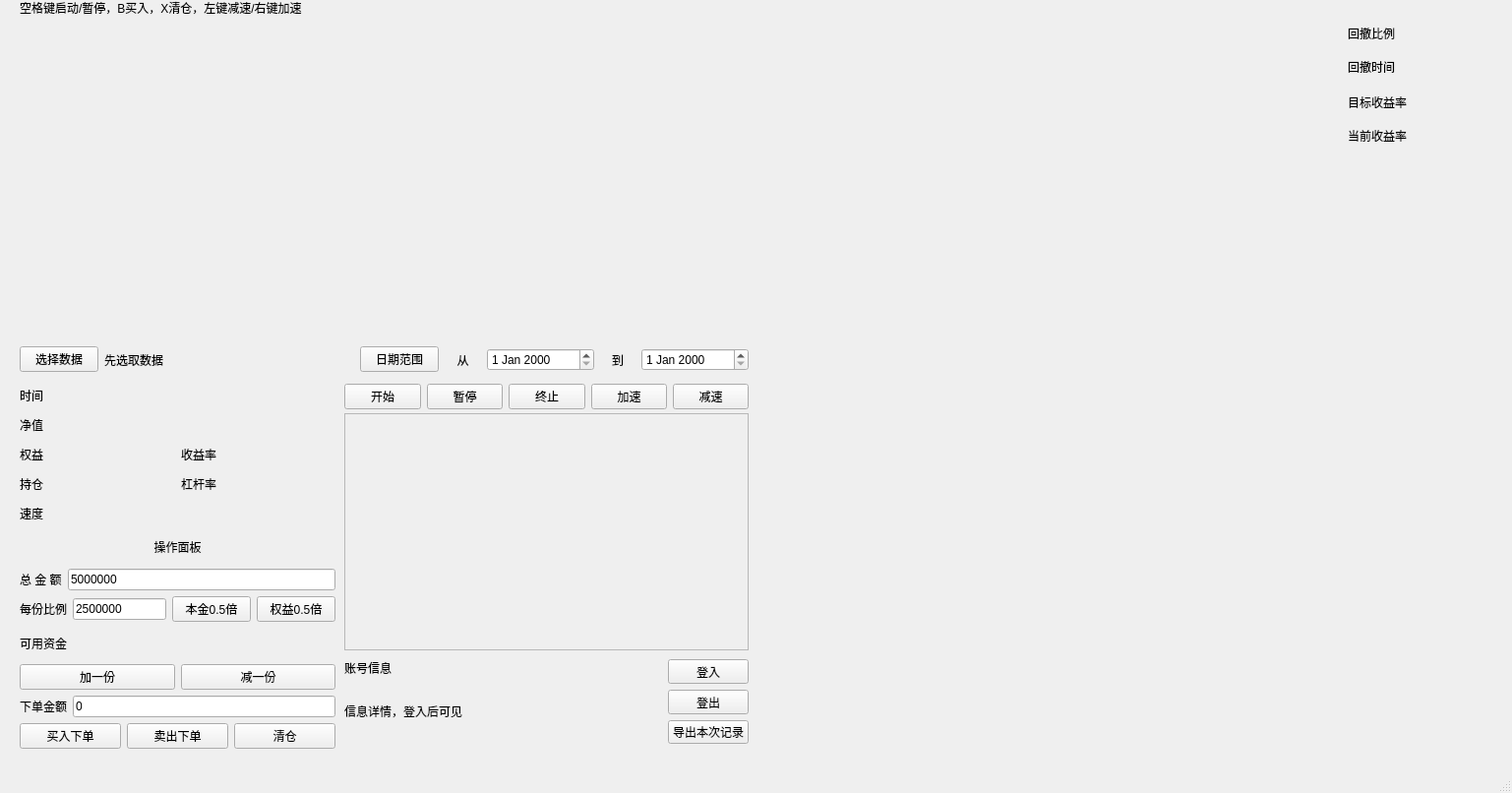
<?xml version="1.0" encoding="UTF-8"?>
<ui version="4.0">
 <class>MainWindow</class>
 <widget class="QMainWindow" name="MainWindow">
  <property name="geometry">
   <rect>
    <x>0</x>
    <y>0</y>
    <width>1537</width>
    <height>806</height>
   </rect>
  </property>
  <property name="windowTitle">
   <string>定投训练工具</string>
  </property>
  <widget class="QWidget" name="centralwidget">
   <widget class="QWidget" name="verticalLayoutWidget">
    <property name="geometry">
     <rect>
      <x>20</x>
      <y>20</y>
      <width>741</width>
      <height>321</height>
     </rect>
    </property>
    <layout class="QVBoxLayout" name="plot_view"/>
   </widget>
   <widget class="QWidget" name="layoutWidget">
    <property name="geometry">
     <rect>
      <x>350</x>
      <y>390</y>
      <width>411</width>
      <height>26</height>
     </rect>
    </property>
    <layout class="QHBoxLayout" name="horizontalLayout">
     <item>
      <widget class="QPushButton" name="btn_start">
       <property name="text">
        <string>开始</string>
       </property>
      </widget>
     </item>
     <item>
      <widget class="QPushButton" name="btn_pause">
       <property name="text">
        <string>暂停</string>
       </property>
      </widget>
     </item>
     <item>
      <widget class="QPushButton" name="btn_quit">
       <property name="text">
        <string>终止</string>
       </property>
      </widget>
     </item>
     <item>
      <widget class="QPushButton" name="btn_fast">
       <property name="text">
        <string>加速</string>
       </property>
      </widget>
     </item>
     <item>
      <widget class="QPushButton" name="btn_slow">
       <property name="text">
        <string>减速</string>
       </property>
      </widget>
     </item>
    </layout>
   </widget>
   <widget class="QWidget" name="verticalLayoutWidget_2">
    <property name="geometry">
     <rect>
      <x>770</x>
      <y>20</y>
      <width>591</width>
      <height>321</height>
     </rect>
    </property>
    <layout class="QVBoxLayout" name="plot_view_mini"/>
   </widget>
   <widget class="QWidget" name="verticalLayoutWidget_3">
    <property name="geometry">
     <rect>
      <x>20</x>
      <y>390</y>
      <width>321</width>
      <height>144</height>
     </rect>
    </property>
    <layout class="QVBoxLayout" name="verticalLayout_2">
     <item>
      <layout class="QHBoxLayout" name="horizontalLayout_8" stretch="0,1">
       <item>
        <widget class="QLabel" name="label_8">
         <property name="text">
          <string>时间</string>
         </property>
        </widget>
       </item>
       <item>
        <widget class="QLabel" name="lb_time">
         <property name="minimumSize">
          <size>
           <width>156</width>
           <height>0</height>
          </size>
         </property>
         <property name="text">
          <string/>
         </property>
        </widget>
       </item>
      </layout>
     </item>
     <item>
      <layout class="QHBoxLayout" name="horizontalLayout_9" stretch="0,1">
       <item>
        <widget class="QLabel" name="label_7">
         <property name="text">
          <string>净值</string>
         </property>
        </widget>
       </item>
       <item>
        <widget class="QLabel" name="lb_max_drawdown">
         <property name="minimumSize">
          <size>
           <width>156</width>
           <height>0</height>
          </size>
         </property>
         <property name="text">
          <string/>
         </property>
        </widget>
       </item>
      </layout>
     </item>
     <item>
      <layout class="QHBoxLayout" name="horizontalLayout_10" stretch="1,3,1,3">
       <item>
        <widget class="QLabel" name="label_9">
         <property name="text">
          <string>权益</string>
         </property>
        </widget>
       </item>
       <item>
        <widget class="QLabel" name="lb_profit">
         <property name="text">
          <string/>
         </property>
        </widget>
       </item>
       <item>
        <widget class="QLabel" name="label_14">
         <property name="text">
          <string>收益率</string>
         </property>
        </widget>
       </item>
       <item>
        <widget class="QLabel" name="lb_profit_rate">
         <property name="text">
          <string/>
         </property>
        </widget>
       </item>
      </layout>
     </item>
     <item>
      <layout class="QHBoxLayout" name="horizontalLayout_11" stretch="1,3,1,3">
       <item>
        <widget class="QLabel" name="label_10">
         <property name="text">
          <string>持仓</string>
         </property>
        </widget>
       </item>
       <item>
        <widget class="QLabel" name="lb_holding_money">
         <property name="text">
          <string/>
         </property>
        </widget>
       </item>
       <item>
        <widget class="QLabel" name="label_12">
         <property name="text">
          <string>杠杆率</string>
         </property>
        </widget>
       </item>
       <item>
        <widget class="QLabel" name="lb_level_rate">
         <property name="text">
          <string/>
         </property>
        </widget>
       </item>
      </layout>
     </item>
     <item>
      <layout class="QHBoxLayout" name="horizontalLayout_14" stretch="1,4">
       <item>
        <widget class="QLabel" name="label_6">
         <property name="text">
          <string>速度</string>
         </property>
        </widget>
       </item>
       <item>
        <widget class="QLabel" name="lb_speed">
         <property name="text">
          <string/>
         </property>
        </widget>
       </item>
      </layout>
     </item>
    </layout>
   </widget>
   <widget class="QWidget" name="verticalLayoutWidget_4">
    <property name="geometry">
     <rect>
      <x>1370</x>
      <y>20</y>
      <width>161</width>
      <height>61</height>
     </rect>
    </property>
    <layout class="QVBoxLayout" name="verticalLayout_3">
     <item>
      <layout class="QHBoxLayout" name="horizontalLayout_13" stretch="1,3">
       <item>
        <widget class="QLabel" name="label_13">
         <property name="text">
          <string>回撤比例</string>
         </property>
        </widget>
       </item>
       <item>
        <widget class="QLabel" name="lb_drawback_rate">
         <property name="text">
          <string/>
         </property>
        </widget>
       </item>
      </layout>
     </item>
     <item>
      <layout class="QHBoxLayout" name="horizontalLayout_12" stretch="1,3">
       <item>
        <widget class="QLabel" name="label_11">
         <property name="text">
          <string>回撤时间</string>
         </property>
        </widget>
       </item>
       <item>
        <widget class="QLabel" name="lb_drawback_time">
         <property name="text">
          <string/>
         </property>
        </widget>
       </item>
      </layout>
     </item>
    </layout>
   </widget>
   <widget class="QWidget" name="verticalLayoutWidget_5">
    <property name="geometry">
     <rect>
      <x>770</x>
      <y>530</y>
      <width>591</width>
      <height>221</height>
     </rect>
    </property>
    <layout class="QVBoxLayout" name="plot_view_profit"/>
   </widget>
   <widget class="QTextEdit" name="te_output">
    <property name="enabled">
     <bool>false</bool>
    </property>
    <property name="geometry">
     <rect>
      <x>350</x>
      <y>420</y>
      <width>411</width>
      <height>241</height>
     </rect>
    </property>
   </widget>
   <widget class="QWidget" name="layoutWidget">
    <property name="geometry">
     <rect>
      <x>20</x>
      <y>540</y>
      <width>321</width>
      <height>221</height>
     </rect>
    </property>
    <layout class="QVBoxLayout" name="verticalLayout">
     <item>
      <widget class="QLabel" name="label_5">
       <property name="text">
        <string>操作面板</string>
       </property>
       <property name="alignment">
        <set>Qt::AlignCenter</set>
       </property>
      </widget>
     </item>
     <item>
      <layout class="QHBoxLayout" name="horizontalLayout_3">
       <item>
        <widget class="QLabel" name="label_2">
         <property name="text">
          <string>总 金 额</string>
         </property>
        </widget>
       </item>
       <item>
        <widget class="QLineEdit" name="le_init_money">
         <property name="text">
          <string>5000000</string>
         </property>
        </widget>
       </item>
      </layout>
     </item>
     <item>
      <layout class="QHBoxLayout" name="horizontalLayout_4">
       <item>
        <widget class="QLabel" name="label_3">
         <property name="text">
          <string>每份比例</string>
         </property>
        </widget>
       </item>
       <item>
        <widget class="QLineEdit" name="le_single_money">
         <property name="text">
          <string>2500000</string>
         </property>
        </widget>
       </item>
       <item>
        <widget class="QPushButton" name="btn_init_tim">
         <property name="text">
          <string>本金0.5倍</string>
         </property>
        </widget>
       </item>
       <item>
        <widget class="QPushButton" name="btn_profit_tim">
         <property name="text">
          <string>权益0.5倍</string>
         </property>
        </widget>
       </item>
      </layout>
     </item>
     <item>
      <layout class="QHBoxLayout" name="horizontalLayout_7" stretch="1,2">
       <item>
        <widget class="QLabel" name="label">
         <property name="text">
          <string>可用资金</string>
         </property>
        </widget>
       </item>
       <item>
        <widget class="QLabel" name="lb_avalid_money">
         <property name="text">
          <string/>
         </property>
        </widget>
       </item>
      </layout>
     </item>
     <item>
      <layout class="QHBoxLayout" name="horizontalLayout_2">
       <item>
        <widget class="QPushButton" name="btn_plus_one">
         <property name="text">
          <string>加一份</string>
         </property>
        </widget>
       </item>
       <item>
        <widget class="QPushButton" name="btn_minus_one">
         <property name="text">
          <string>减一份</string>
         </property>
        </widget>
       </item>
      </layout>
     </item>
     <item>
      <layout class="QHBoxLayout" name="horizontalLayout_5">
       <item>
        <widget class="QLabel" name="label_4">
         <property name="text">
          <string>下单金额</string>
         </property>
        </widget>
       </item>
       <item>
        <widget class="QLineEdit" name="le_buy_money">
         <property name="text">
          <string>0</string>
         </property>
        </widget>
       </item>
      </layout>
     </item>
     <item>
      <layout class="QHBoxLayout" name="horizontalLayout_6">
       <item>
        <widget class="QPushButton" name="btn_buy">
         <property name="text">
          <string>买入下单</string>
         </property>
        </widget>
       </item>
       <item>
        <widget class="QPushButton" name="btn_sell">
         <property name="text">
          <string>卖出下单</string>
         </property>
        </widget>
       </item>
       <item>
        <widget class="QPushButton" name="btn_clear">
         <property name="text">
          <string>清仓</string>
         </property>
        </widget>
       </item>
      </layout>
     </item>
    </layout>
   </widget>
   <widget class="QWidget" name="verticalLayoutWidget_6">
    <property name="geometry">
     <rect>
      <x>1370</x>
      <y>90</y>
      <width>160</width>
      <height>61</height>
     </rect>
    </property>
    <layout class="QVBoxLayout" name="verticalLayout_4">
     <item>
      <layout class="QHBoxLayout" name="horizontalLayout_16">
       <item>
        <widget class="QLabel" name="label_17">
         <property name="text">
          <string>目标收益率</string>
         </property>
        </widget>
       </item>
       <item>
        <widget class="QLabel" name="lb_target_rate">
         <property name="text">
          <string/>
         </property>
        </widget>
       </item>
      </layout>
     </item>
     <item>
      <layout class="QHBoxLayout" name="horizontalLayout_15">
       <item>
        <widget class="QLabel" name="label_15">
         <property name="text">
          <string>当前收益率</string>
         </property>
        </widget>
       </item>
       <item>
        <widget class="QLabel" name="lb_current_rate">
         <property name="text">
          <string/>
         </property>
        </widget>
       </item>
      </layout>
     </item>
    </layout>
   </widget>
   <widget class="QLabel" name="label_16">
    <property name="geometry">
     <rect>
      <x>20</x>
      <y>0</y>
      <width>971</width>
      <height>16</height>
     </rect>
    </property>
    <property name="text">
     <string>空格键启动/暂停，B买入，X清仓，左键减速/右键加速</string>
    </property>
   </widget>
   <widget class="QWidget" name="horizontalLayoutWidget">
    <property name="geometry">
     <rect>
      <x>20</x>
      <y>350</y>
      <width>741</width>
      <height>31</height>
     </rect>
    </property>
    <layout class="QHBoxLayout" name="horizontalLayout_17" stretch="1,7,0,1,3,1,3">
     <item>
      <widget class="QPushButton" name="btn_choose">
       <property name="text">
        <string>选择数据</string>
       </property>
      </widget>
     </item>
     <item>
      <widget class="QLabel" name="lb_data_source">
       <property name="text">
        <string>先选取数据</string>
       </property>
      </widget>
     </item>
     <item>
      <widget class="QPushButton" name="btn_date_fromto">
       <property name="text">
        <string>日期范围</string>
       </property>
      </widget>
     </item>
     <item>
      <widget class="QLabel" name="label_18">
       <property name="text">
        <string>从</string>
       </property>
       <property name="alignment">
        <set>Qt::AlignCenter</set>
       </property>
      </widget>
     </item>
     <item>
      <widget class="QDateEdit" name="de_from"/>
     </item>
     <item>
      <widget class="QLabel" name="label_20">
       <property name="text">
        <string>到</string>
       </property>
       <property name="alignment">
        <set>Qt::AlignCenter</set>
       </property>
      </widget>
     </item>
     <item>
      <widget class="QDateEdit" name="de_to"/>
     </item>
    </layout>
   </widget>
   <widget class="QWidget" name="verticalLayoutWidget_7">
    <property name="geometry">
     <rect>
      <x>769</x>
      <y>349</y>
      <width>591</width>
      <height>171</height>
     </rect>
    </property>
    <layout class="QVBoxLayout" name="plot_view_holding"/>
   </widget>
   <widget class="QWidget" name="verticalLayoutWidget_8">
    <property name="geometry">
     <rect>
      <x>679</x>
      <y>670</y>
      <width>82</width>
      <height>86</height>
     </rect>
    </property>
    <layout class="QVBoxLayout" name="verticalLayout_6">
     <item>
      <widget class="QPushButton" name="btn_login">
       <property name="text">
        <string>登入</string>
       </property>
      </widget>
     </item>
     <item>
      <widget class="QPushButton" name="btn_logout">
       <property name="text">
        <string>登出</string>
       </property>
      </widget>
     </item>
     <item>
      <widget class="QPushButton" name="btn_output">
       <property name="text">
        <string>导出本次记录</string>
       </property>
      </widget>
     </item>
    </layout>
   </widget>
   <widget class="QWidget" name="verticalLayoutWidget_9">
    <property name="geometry">
     <rect>
      <x>350</x>
      <y>670</y>
      <width>321</width>
      <height>81</height>
     </rect>
    </property>
    <layout class="QVBoxLayout" name="verticalLayout_7" stretch="1,4">
     <item>
      <widget class="QLabel" name="label_21">
       <property name="text">
        <string>账号信息</string>
       </property>
      </widget>
     </item>
     <item>
      <widget class="QLabel" name="label_22">
       <property name="text">
        <string>信息详情，登入后可见</string>
       </property>
      </widget>
     </item>
    </layout>
   </widget>
  </widget>
  <widget class="QMenuBar" name="menubar">
   <property name="geometry">
    <rect>
     <x>0</x>
     <y>0</y>
     <width>1537</width>
     <height>22</height>
    </rect>
   </property>
  </widget>
  <widget class="QStatusBar" name="statusbar"/>
 </widget>
 <resources/>
 <connections/>
</ui>
